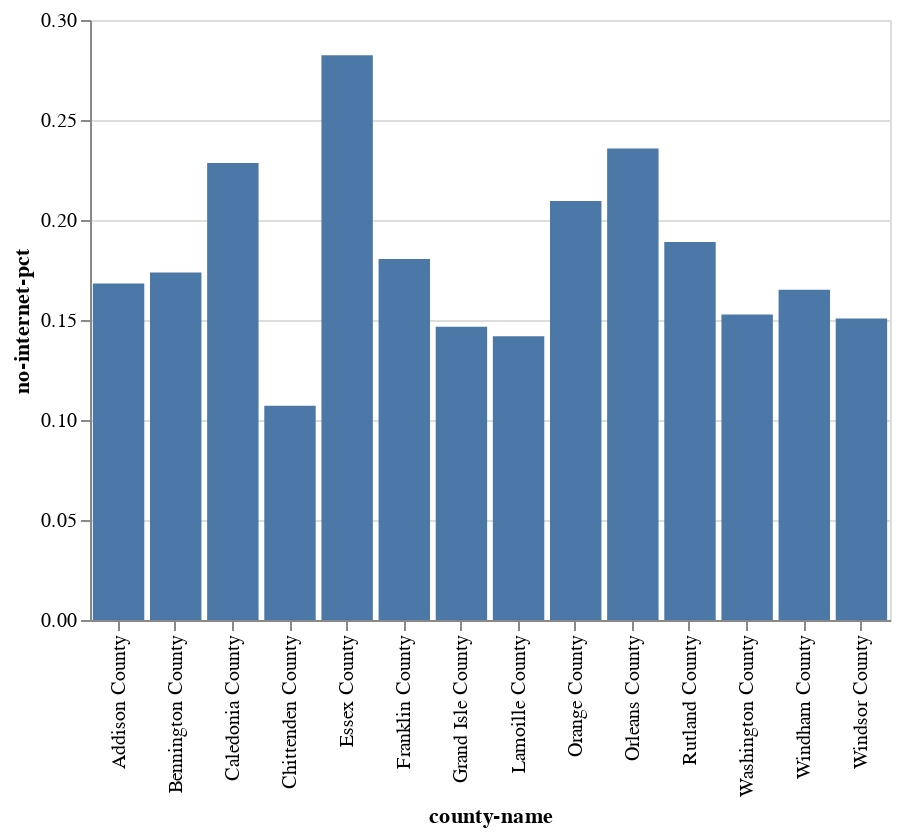

Notebook code cell kept with this figure:
### Markdown cell above
Create a bar chart using `county-name` and `no-internet-pct`.

### Code cell
alt.Chart(rural_internet).mark_bar().encode(
    x="county-name",
    y="no-internet-pct"
).properties(
    width=400
)

### Figure 1 — Vega-Lite specification as saved in the notebook (floating-point values rounded to 4 significant figures)
{"$schema": "https://vega.github.io/schema/vega-lite/v2.6.0.json", "config": {"view": {"height": 300, "width": 400}}, "data": {"name": "data-39ba347e0996aeb75731796f8b7099c3"}, "datasets": {"data-39ba347e0996aeb75731796f8b7099c3": [{"county-name": "Addison County", "no-internet-pct": 0.1682, "rural-pct": 0.784}, {"county-name": "Bennington County", "no-internet-pct": 0.1738, "rural-pct": 0.645}, {"county-name": "Caledonia County", "no-internet-pct": 0.2285, "rural-pct": 0.744}, {"county-name": "Chittenden County", "no-internet-pct": 0.1071, "rural-pct": 0.26}, {"county-name": "Essex County", "no-internet-pct": 0.2824, "rural-pct": 1}, {"county-name": "Franklin County", "no-internet-pct": 0.1805, "rural-pct": 0.717}, {"county-name": "Grand Isle County", "no-internet-pct": 0.1467, "rural-pct": 1}, {"county-name": "Lamoille County", "no-internet-pct": 0.1418, "rural-pct": 1}, {"county-name": "Orange County", "no-internet-pct": 0.2095, "rural-pct": 0.972}, {"county-name": "Orleans County", "no-internet-pct": 0.2358, "rural-pct": 0.853}, {"county-name": "Rutland County", "no-internet-pct": 0.189, "rural-pct": 0.61}, {"county-name": "Washington County", "no-internet-pct": 0.1528, "rural-pct": 0.528}, {"county-name": "Windham County", "no-internet-pct": 0.1652, "rural-pct": 0.682}, {"county-name": "Windsor County", "no-internet-pct": 0.1508, "rural-pct": 0.756}]}, "encoding": {"x": {"field": "county-name", "type": "nominal"}, "y": {"field": "no-internet-pct", "type": "quantitative"}}, "mark": "bar", "width": 400}
